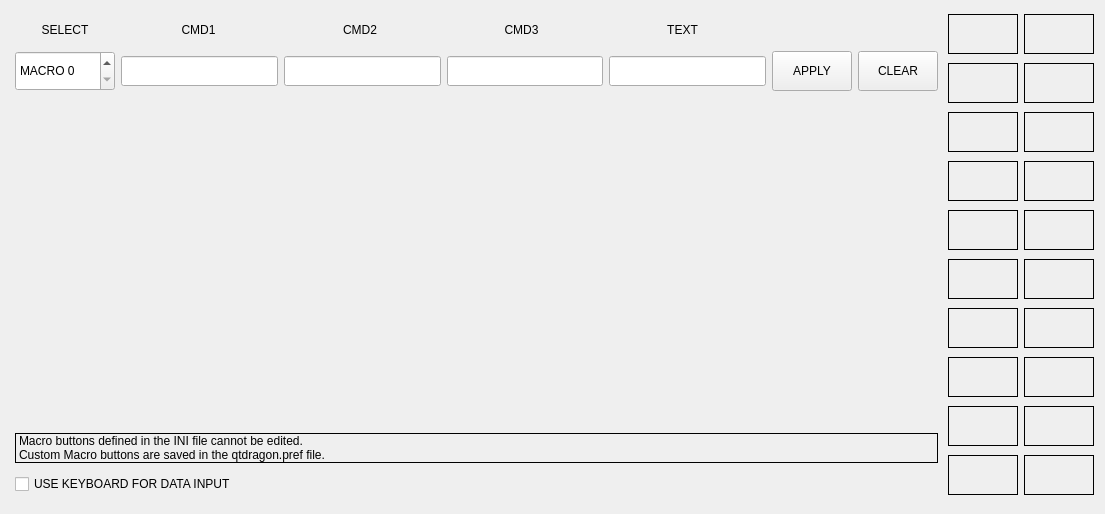
<?xml version="1.0" encoding="UTF-8"?>
<ui version="4.0">
 <class>Form</class>
 <widget class="QWidget" name="Form">
  <property name="geometry">
   <rect>
    <x>0</x>
    <y>0</y>
    <width>1105</width>
    <height>514</height>
   </rect>
  </property>
  <property name="windowTitle">
   <string>Form</string>
  </property>
  <layout class="QHBoxLayout" name="horizontalLayout_2">
   <item>
    <layout class="QVBoxLayout" name="verticalLayout_3">
     <property name="leftMargin">
      <number>4</number>
     </property>
     <property name="topMargin">
      <number>4</number>
     </property>
     <property name="rightMargin">
      <number>4</number>
     </property>
     <property name="bottomMargin">
      <number>4</number>
     </property>
     <item>
      <layout class="QHBoxLayout" name="horizontalLayout_3">
       <property name="topMargin">
        <number>0</number>
       </property>
       <item>
        <widget class="QLabel" name="label_2">
         <property name="minimumSize">
          <size>
           <width>100</width>
           <height>30</height>
          </size>
         </property>
         <property name="maximumSize">
          <size>
           <width>100</width>
           <height>30</height>
          </size>
         </property>
         <property name="text">
          <string>SELECT</string>
         </property>
         <property name="alignment">
          <set>Qt::AlignCenter</set>
         </property>
        </widget>
       </item>
       <item>
        <widget class="QLabel" name="label_3">
         <property name="sizePolicy">
          <sizepolicy hsizetype="Expanding" vsizetype="Preferred">
           <horstretch>0</horstretch>
           <verstretch>0</verstretch>
          </sizepolicy>
         </property>
         <property name="minimumSize">
          <size>
           <width>0</width>
           <height>30</height>
          </size>
         </property>
         <property name="maximumSize">
          <size>
           <width>16777215</width>
           <height>30</height>
          </size>
         </property>
         <property name="text">
          <string>CMD1</string>
         </property>
         <property name="alignment">
          <set>Qt::AlignCenter</set>
         </property>
        </widget>
       </item>
       <item>
        <widget class="QLabel" name="label_4">
         <property name="sizePolicy">
          <sizepolicy hsizetype="Expanding" vsizetype="Preferred">
           <horstretch>0</horstretch>
           <verstretch>0</verstretch>
          </sizepolicy>
         </property>
         <property name="minimumSize">
          <size>
           <width>0</width>
           <height>30</height>
          </size>
         </property>
         <property name="maximumSize">
          <size>
           <width>16777215</width>
           <height>30</height>
          </size>
         </property>
         <property name="text">
          <string>CMD2</string>
         </property>
         <property name="alignment">
          <set>Qt::AlignCenter</set>
         </property>
        </widget>
       </item>
       <item>
        <widget class="QLabel" name="label_5">
         <property name="sizePolicy">
          <sizepolicy hsizetype="Expanding" vsizetype="Preferred">
           <horstretch>0</horstretch>
           <verstretch>0</verstretch>
          </sizepolicy>
         </property>
         <property name="minimumSize">
          <size>
           <width>0</width>
           <height>30</height>
          </size>
         </property>
         <property name="maximumSize">
          <size>
           <width>16777215</width>
           <height>30</height>
          </size>
         </property>
         <property name="text">
          <string>CMD3</string>
         </property>
         <property name="alignment">
          <set>Qt::AlignCenter</set>
         </property>
        </widget>
       </item>
       <item>
        <widget class="QLabel" name="label_6">
         <property name="sizePolicy">
          <sizepolicy hsizetype="Expanding" vsizetype="Preferred">
           <horstretch>0</horstretch>
           <verstretch>0</verstretch>
          </sizepolicy>
         </property>
         <property name="minimumSize">
          <size>
           <width>80</width>
           <height>30</height>
          </size>
         </property>
         <property name="maximumSize">
          <size>
           <width>16777215</width>
           <height>30</height>
          </size>
         </property>
         <property name="text">
          <string>TEXT</string>
         </property>
         <property name="alignment">
          <set>Qt::AlignCenter</set>
         </property>
        </widget>
       </item>
       <item>
        <widget class="QLabel" name="label_7">
         <property name="sizePolicy">
          <sizepolicy hsizetype="Preferred" vsizetype="Preferred">
           <horstretch>0</horstretch>
           <verstretch>0</verstretch>
          </sizepolicy>
         </property>
         <property name="minimumSize">
          <size>
           <width>172</width>
           <height>30</height>
          </size>
         </property>
         <property name="maximumSize">
          <size>
           <width>16777215</width>
           <height>30</height>
          </size>
         </property>
         <property name="text">
          <string/>
         </property>
        </widget>
       </item>
      </layout>
     </item>
     <item>
      <layout class="QHBoxLayout" name="horizontalLayout">
       <item>
        <widget class="QSpinBox" name="spinbox">
         <property name="sizePolicy">
          <sizepolicy hsizetype="Preferred" vsizetype="Preferred">
           <horstretch>0</horstretch>
           <verstretch>0</verstretch>
          </sizepolicy>
         </property>
         <property name="minimumSize">
          <size>
           <width>100</width>
           <height>40</height>
          </size>
         </property>
         <property name="maximumSize">
          <size>
           <width>100</width>
           <height>40</height>
          </size>
         </property>
         <property name="focusPolicy">
          <enum>Qt::NoFocus</enum>
         </property>
         <property name="alignment">
          <set>Qt::AlignLeading|Qt::AlignLeft|Qt::AlignVCenter</set>
         </property>
         <property name="buttonSymbols">
          <enum>QAbstractSpinBox::UpDownArrows</enum>
         </property>
         <property name="showGroupSeparator" stdset="0">
          <bool>false</bool>
         </property>
         <property name="prefix">
          <string>MACRO </string>
         </property>
         <property name="maximum">
          <number>19</number>
         </property>
        </widget>
       </item>
       <item>
        <widget class="QLineEdit" name="lineEdit_cmd1">
         <property name="sizePolicy">
          <sizepolicy hsizetype="Expanding" vsizetype="Preferred">
           <horstretch>0</horstretch>
           <verstretch>0</verstretch>
          </sizepolicy>
         </property>
         <property name="minimumSize">
          <size>
           <width>0</width>
           <height>30</height>
          </size>
         </property>
         <property name="maximumSize">
          <size>
           <width>16777215</width>
           <height>30</height>
          </size>
         </property>
         <property name="focusPolicy">
          <enum>Qt::ClickFocus</enum>
         </property>
         <property name="maxLength">
          <number>20</number>
         </property>
        </widget>
       </item>
       <item>
        <widget class="QLineEdit" name="lineEdit_cmd2">
         <property name="sizePolicy">
          <sizepolicy hsizetype="Expanding" vsizetype="Preferred">
           <horstretch>0</horstretch>
           <verstretch>0</verstretch>
          </sizepolicy>
         </property>
         <property name="minimumSize">
          <size>
           <width>0</width>
           <height>30</height>
          </size>
         </property>
         <property name="maximumSize">
          <size>
           <width>16777215</width>
           <height>30</height>
          </size>
         </property>
         <property name="focusPolicy">
          <enum>Qt::ClickFocus</enum>
         </property>
         <property name="maxLength">
          <number>20</number>
         </property>
        </widget>
       </item>
       <item>
        <widget class="QLineEdit" name="lineEdit_cmd3">
         <property name="sizePolicy">
          <sizepolicy hsizetype="Expanding" vsizetype="Preferred">
           <horstretch>0</horstretch>
           <verstretch>0</verstretch>
          </sizepolicy>
         </property>
         <property name="minimumSize">
          <size>
           <width>0</width>
           <height>30</height>
          </size>
         </property>
         <property name="maximumSize">
          <size>
           <width>16777215</width>
           <height>30</height>
          </size>
         </property>
         <property name="focusPolicy">
          <enum>Qt::ClickFocus</enum>
         </property>
         <property name="maxLength">
          <number>20</number>
         </property>
        </widget>
       </item>
       <item>
        <widget class="QLineEdit" name="lineEdit_text">
         <property name="sizePolicy">
          <sizepolicy hsizetype="Expanding" vsizetype="Preferred">
           <horstretch>0</horstretch>
           <verstretch>0</verstretch>
          </sizepolicy>
         </property>
         <property name="minimumSize">
          <size>
           <width>0</width>
           <height>30</height>
          </size>
         </property>
         <property name="maximumSize">
          <size>
           <width>16777215</width>
           <height>30</height>
          </size>
         </property>
         <property name="focusPolicy">
          <enum>Qt::ClickFocus</enum>
         </property>
        </widget>
       </item>
       <item>
        <widget class="QPushButton" name="btn_apply">
         <property name="sizePolicy">
          <sizepolicy hsizetype="Preferred" vsizetype="Preferred">
           <horstretch>0</horstretch>
           <verstretch>0</verstretch>
          </sizepolicy>
         </property>
         <property name="minimumSize">
          <size>
           <width>80</width>
           <height>40</height>
          </size>
         </property>
         <property name="maximumSize">
          <size>
           <width>80</width>
           <height>40</height>
          </size>
         </property>
         <property name="toolTip">
          <string>Apply command line to macro button</string>
         </property>
         <property name="text">
          <string>APPLY</string>
         </property>
        </widget>
       </item>
       <item>
        <widget class="QPushButton" name="btn_clear">
         <property name="sizePolicy">
          <sizepolicy hsizetype="Preferred" vsizetype="Preferred">
           <horstretch>0</horstretch>
           <verstretch>0</verstretch>
          </sizepolicy>
         </property>
         <property name="minimumSize">
          <size>
           <width>80</width>
           <height>40</height>
          </size>
         </property>
         <property name="maximumSize">
          <size>
           <width>80</width>
           <height>40</height>
          </size>
         </property>
         <property name="toolTip">
          <string>Clear all input lines</string>
         </property>
         <property name="text">
          <string>CLEAR</string>
         </property>
        </widget>
       </item>
      </layout>
     </item>
     <item>
      <spacer name="verticalSpacer_2">
       <property name="orientation">
        <enum>Qt::Vertical</enum>
       </property>
       <property name="sizeHint" stdset="0">
        <size>
         <width>20</width>
         <height>40</height>
        </size>
       </property>
      </spacer>
     </item>
     <item>
      <widget class="QLabel" name="lbl_explain">
       <property name="sizePolicy">
        <sizepolicy hsizetype="Preferred" vsizetype="Minimum">
         <horstretch>0</horstretch>
         <verstretch>0</verstretch>
        </sizepolicy>
       </property>
       <property name="frameShape">
        <enum>QFrame::Box</enum>
       </property>
       <property name="text">
        <string>Macro buttons defined in the INI file cannot be edited.
Custom Macro buttons are saved in the qtdragon.pref file.</string>
       </property>
      </widget>
     </item>
     <item>
      <widget class="QCheckBox" name="chk_use_keyboard">
       <property name="sizePolicy">
        <sizepolicy hsizetype="Preferred" vsizetype="Preferred">
         <horstretch>0</horstretch>
         <verstretch>0</verstretch>
        </sizepolicy>
       </property>
       <property name="minimumSize">
        <size>
         <width>0</width>
         <height>30</height>
        </size>
       </property>
       <property name="maximumSize">
        <size>
         <width>16777215</width>
         <height>30</height>
        </size>
       </property>
       <property name="text">
        <string>USE KEYBOARD FOR DATA INPUT</string>
       </property>
      </widget>
     </item>
    </layout>
   </item>
   <item>
    <layout class="QVBoxLayout" name="verticalLayout">
     <item>
      <widget class="QLabel" name="lbl_macro0">
       <property name="minimumSize">
        <size>
         <width>70</width>
         <height>40</height>
        </size>
       </property>
       <property name="maximumSize">
        <size>
         <width>70</width>
         <height>40</height>
        </size>
       </property>
       <property name="frameShape">
        <enum>QFrame::Box</enum>
       </property>
       <property name="text">
        <string/>
       </property>
       <property name="alignment">
        <set>Qt::AlignCenter</set>
       </property>
      </widget>
     </item>
     <item>
      <widget class="QLabel" name="lbl_macro1">
       <property name="minimumSize">
        <size>
         <width>70</width>
         <height>40</height>
        </size>
       </property>
       <property name="maximumSize">
        <size>
         <width>70</width>
         <height>40</height>
        </size>
       </property>
       <property name="frameShape">
        <enum>QFrame::Box</enum>
       </property>
       <property name="text">
        <string/>
       </property>
       <property name="alignment">
        <set>Qt::AlignCenter</set>
       </property>
      </widget>
     </item>
     <item>
      <widget class="QLabel" name="lbl_macro2">
       <property name="minimumSize">
        <size>
         <width>70</width>
         <height>40</height>
        </size>
       </property>
       <property name="maximumSize">
        <size>
         <width>70</width>
         <height>40</height>
        </size>
       </property>
       <property name="frameShape">
        <enum>QFrame::Box</enum>
       </property>
       <property name="text">
        <string/>
       </property>
       <property name="alignment">
        <set>Qt::AlignCenter</set>
       </property>
      </widget>
     </item>
     <item>
      <widget class="QLabel" name="lbl_macro3">
       <property name="minimumSize">
        <size>
         <width>70</width>
         <height>40</height>
        </size>
       </property>
       <property name="maximumSize">
        <size>
         <width>70</width>
         <height>40</height>
        </size>
       </property>
       <property name="frameShape">
        <enum>QFrame::Box</enum>
       </property>
       <property name="text">
        <string/>
       </property>
       <property name="alignment">
        <set>Qt::AlignCenter</set>
       </property>
      </widget>
     </item>
     <item>
      <widget class="QLabel" name="lbl_macro4">
       <property name="minimumSize">
        <size>
         <width>70</width>
         <height>40</height>
        </size>
       </property>
       <property name="maximumSize">
        <size>
         <width>70</width>
         <height>40</height>
        </size>
       </property>
       <property name="frameShape">
        <enum>QFrame::Box</enum>
       </property>
       <property name="text">
        <string/>
       </property>
       <property name="alignment">
        <set>Qt::AlignCenter</set>
       </property>
      </widget>
     </item>
     <item>
      <widget class="QLabel" name="lbl_macro5">
       <property name="minimumSize">
        <size>
         <width>70</width>
         <height>40</height>
        </size>
       </property>
       <property name="maximumSize">
        <size>
         <width>70</width>
         <height>40</height>
        </size>
       </property>
       <property name="frameShape">
        <enum>QFrame::Box</enum>
       </property>
       <property name="text">
        <string/>
       </property>
       <property name="alignment">
        <set>Qt::AlignCenter</set>
       </property>
      </widget>
     </item>
     <item>
      <widget class="QLabel" name="lbl_macro6">
       <property name="minimumSize">
        <size>
         <width>70</width>
         <height>40</height>
        </size>
       </property>
       <property name="maximumSize">
        <size>
         <width>70</width>
         <height>40</height>
        </size>
       </property>
       <property name="frameShape">
        <enum>QFrame::Box</enum>
       </property>
       <property name="text">
        <string/>
       </property>
       <property name="alignment">
        <set>Qt::AlignCenter</set>
       </property>
      </widget>
     </item>
     <item>
      <widget class="QLabel" name="lbl_macro7">
       <property name="minimumSize">
        <size>
         <width>70</width>
         <height>40</height>
        </size>
       </property>
       <property name="maximumSize">
        <size>
         <width>70</width>
         <height>40</height>
        </size>
       </property>
       <property name="frameShape">
        <enum>QFrame::Box</enum>
       </property>
       <property name="text">
        <string/>
       </property>
       <property name="alignment">
        <set>Qt::AlignCenter</set>
       </property>
      </widget>
     </item>
     <item>
      <widget class="QLabel" name="lbl_macro8">
       <property name="minimumSize">
        <size>
         <width>70</width>
         <height>40</height>
        </size>
       </property>
       <property name="maximumSize">
        <size>
         <width>70</width>
         <height>40</height>
        </size>
       </property>
       <property name="frameShape">
        <enum>QFrame::Box</enum>
       </property>
       <property name="alignment">
        <set>Qt::AlignCenter</set>
       </property>
      </widget>
     </item>
     <item>
      <widget class="QLabel" name="lbl_macro9">
       <property name="minimumSize">
        <size>
         <width>70</width>
         <height>40</height>
        </size>
       </property>
       <property name="maximumSize">
        <size>
         <width>70</width>
         <height>40</height>
        </size>
       </property>
       <property name="frameShape">
        <enum>QFrame::Box</enum>
       </property>
       <property name="alignment">
        <set>Qt::AlignCenter</set>
       </property>
      </widget>
     </item>
    </layout>
   </item>
   <item>
    <layout class="QVBoxLayout" name="verticalLayout_2">
     <item>
      <widget class="QLabel" name="lbl_macro10">
       <property name="minimumSize">
        <size>
         <width>70</width>
         <height>40</height>
        </size>
       </property>
       <property name="maximumSize">
        <size>
         <width>70</width>
         <height>40</height>
        </size>
       </property>
       <property name="frameShape">
        <enum>QFrame::Box</enum>
       </property>
       <property name="text">
        <string/>
       </property>
       <property name="alignment">
        <set>Qt::AlignCenter</set>
       </property>
      </widget>
     </item>
     <item>
      <widget class="QLabel" name="lbl_macro11">
       <property name="minimumSize">
        <size>
         <width>70</width>
         <height>40</height>
        </size>
       </property>
       <property name="maximumSize">
        <size>
         <width>70</width>
         <height>40</height>
        </size>
       </property>
       <property name="frameShape">
        <enum>QFrame::Box</enum>
       </property>
       <property name="text">
        <string/>
       </property>
       <property name="alignment">
        <set>Qt::AlignCenter</set>
       </property>
      </widget>
     </item>
     <item>
      <widget class="QLabel" name="lbl_macro12">
       <property name="minimumSize">
        <size>
         <width>70</width>
         <height>40</height>
        </size>
       </property>
       <property name="maximumSize">
        <size>
         <width>70</width>
         <height>40</height>
        </size>
       </property>
       <property name="frameShape">
        <enum>QFrame::Box</enum>
       </property>
       <property name="text">
        <string/>
       </property>
       <property name="alignment">
        <set>Qt::AlignCenter</set>
       </property>
      </widget>
     </item>
     <item>
      <widget class="QLabel" name="lbl_macro13">
       <property name="minimumSize">
        <size>
         <width>70</width>
         <height>40</height>
        </size>
       </property>
       <property name="maximumSize">
        <size>
         <width>70</width>
         <height>40</height>
        </size>
       </property>
       <property name="frameShape">
        <enum>QFrame::Box</enum>
       </property>
       <property name="text">
        <string/>
       </property>
       <property name="alignment">
        <set>Qt::AlignCenter</set>
       </property>
      </widget>
     </item>
     <item>
      <widget class="QLabel" name="lbl_macro14">
       <property name="minimumSize">
        <size>
         <width>70</width>
         <height>40</height>
        </size>
       </property>
       <property name="maximumSize">
        <size>
         <width>70</width>
         <height>40</height>
        </size>
       </property>
       <property name="frameShape">
        <enum>QFrame::Box</enum>
       </property>
       <property name="text">
        <string/>
       </property>
       <property name="alignment">
        <set>Qt::AlignCenter</set>
       </property>
      </widget>
     </item>
     <item>
      <widget class="QLabel" name="lbl_macro15">
       <property name="minimumSize">
        <size>
         <width>70</width>
         <height>40</height>
        </size>
       </property>
       <property name="maximumSize">
        <size>
         <width>70</width>
         <height>40</height>
        </size>
       </property>
       <property name="frameShape">
        <enum>QFrame::Box</enum>
       </property>
       <property name="text">
        <string/>
       </property>
       <property name="alignment">
        <set>Qt::AlignCenter</set>
       </property>
      </widget>
     </item>
     <item>
      <widget class="QLabel" name="lbl_macro16">
       <property name="minimumSize">
        <size>
         <width>70</width>
         <height>40</height>
        </size>
       </property>
       <property name="maximumSize">
        <size>
         <width>70</width>
         <height>40</height>
        </size>
       </property>
       <property name="frameShape">
        <enum>QFrame::Box</enum>
       </property>
       <property name="text">
        <string/>
       </property>
       <property name="alignment">
        <set>Qt::AlignCenter</set>
       </property>
      </widget>
     </item>
     <item>
      <widget class="QLabel" name="lbl_macro17">
       <property name="minimumSize">
        <size>
         <width>70</width>
         <height>40</height>
        </size>
       </property>
       <property name="maximumSize">
        <size>
         <width>70</width>
         <height>40</height>
        </size>
       </property>
       <property name="frameShape">
        <enum>QFrame::Box</enum>
       </property>
       <property name="text">
        <string/>
       </property>
       <property name="alignment">
        <set>Qt::AlignCenter</set>
       </property>
      </widget>
     </item>
     <item>
      <widget class="QLabel" name="lbl_macro18">
       <property name="minimumSize">
        <size>
         <width>70</width>
         <height>40</height>
        </size>
       </property>
       <property name="maximumSize">
        <size>
         <width>70</width>
         <height>40</height>
        </size>
       </property>
       <property name="frameShape">
        <enum>QFrame::Box</enum>
       </property>
       <property name="text">
        <string/>
       </property>
       <property name="alignment">
        <set>Qt::AlignCenter</set>
       </property>
      </widget>
     </item>
     <item>
      <widget class="QLabel" name="lbl_macro19">
       <property name="minimumSize">
        <size>
         <width>70</width>
         <height>40</height>
        </size>
       </property>
       <property name="maximumSize">
        <size>
         <width>70</width>
         <height>40</height>
        </size>
       </property>
       <property name="frameShape">
        <enum>QFrame::Box</enum>
       </property>
       <property name="text">
        <string/>
       </property>
       <property name="alignment">
        <set>Qt::AlignCenter</set>
       </property>
      </widget>
     </item>
    </layout>
   </item>
  </layout>
 </widget>
 <resources/>
 <connections/>
</ui>
